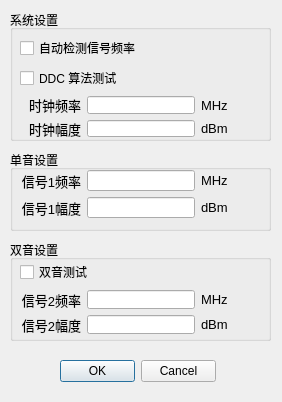
<?xml version="1.0" encoding="UTF-8"?>
<ui version="4.0">
 <class>SignalSettingsDialogClass</class>
 <widget class="QDialog" name="SignalSettingsDialogClass">
  <property name="geometry">
   <rect>
    <x>0</x>
    <y>0</y>
    <width>282</width>
    <height>402</height>
   </rect>
  </property>
  <property name="windowTitle">
   <string>时钟信号设置</string>
  </property>
  <widget class="QDialogButtonBox" name="buttonBox">
   <property name="geometry">
    <rect>
     <x>60</x>
     <y>360</y>
     <width>156</width>
     <height>23</height>
    </rect>
   </property>
   <property name="orientation">
    <enum>Qt::Horizontal</enum>
   </property>
   <property name="standardButtons">
    <set>QDialogButtonBox::Cancel|QDialogButtonBox::Ok</set>
   </property>
  </widget>
  <widget class="QGroupBox" name="groupBox">
   <property name="geometry">
    <rect>
     <x>10</x>
     <y>10</y>
     <width>261</width>
     <height>131</height>
    </rect>
   </property>
   <property name="title">
    <string>系统设置</string>
   </property>
   <widget class="QWidget" name="layoutWidget">
    <property name="geometry">
     <rect>
      <x>10</x>
      <y>26</y>
      <width>241</width>
      <height>101</height>
     </rect>
    </property>
    <layout class="QGridLayout" name="gridLayout_5">
     <item row="2" column="0">
      <layout class="QGridLayout" name="gridLayout_2">
       <item row="1" column="0">
        <widget class="QLabel" name="labl_23">
         <property name="font">
          <font>
           <family>Arial</family>
           <pointsize>10</pointsize>
          </font>
         </property>
         <property name="text">
          <string>时钟幅度</string>
         </property>
         <property name="alignment">
          <set>Qt::AlignRight|Qt::AlignTrailing|Qt::AlignVCenter</set>
         </property>
        </widget>
       </item>
       <item row="1" column="2">
        <widget class="QLabel" name="labl_19">
         <property name="sizePolicy">
          <sizepolicy hsizetype="Minimum" vsizetype="Preferred">
           <horstretch>0</horstretch>
           <verstretch>0</verstretch>
          </sizepolicy>
         </property>
         <property name="font">
          <font>
           <family>Arial</family>
           <pointsize>10</pointsize>
          </font>
         </property>
         <property name="text">
          <string>dBm</string>
         </property>
        </widget>
       </item>
       <item row="1" column="1">
        <widget class="QLineEdit" name="clockPowerLineEdit">
         <property name="sizePolicy">
          <sizepolicy hsizetype="Preferred" vsizetype="Fixed">
           <horstretch>0</horstretch>
           <verstretch>0</verstretch>
          </sizepolicy>
         </property>
        </widget>
       </item>
       <item row="0" column="1">
        <widget class="QLineEdit" name="clockFreqMHzLineEdit">
         <property name="sizePolicy">
          <sizepolicy hsizetype="Preferred" vsizetype="Fixed">
           <horstretch>0</horstretch>
           <verstretch>0</verstretch>
          </sizepolicy>
         </property>
        </widget>
       </item>
       <item row="0" column="0">
        <widget class="QLabel" name="labl_16">
         <property name="font">
          <font>
           <family>Arial</family>
           <pointsize>10</pointsize>
          </font>
         </property>
         <property name="text">
          <string>时钟频率</string>
         </property>
         <property name="alignment">
          <set>Qt::AlignRight|Qt::AlignTrailing|Qt::AlignVCenter</set>
         </property>
        </widget>
       </item>
       <item row="0" column="2">
        <widget class="QLabel" name="labl_25">
         <property name="sizePolicy">
          <sizepolicy hsizetype="Minimum" vsizetype="Preferred">
           <horstretch>0</horstretch>
           <verstretch>0</verstretch>
          </sizepolicy>
         </property>
         <property name="font">
          <font>
           <family>Arial</family>
           <pointsize>10</pointsize>
          </font>
         </property>
         <property name="text">
          <string>MHz</string>
         </property>
        </widget>
       </item>
      </layout>
     </item>
     <item row="0" column="0">
      <widget class="QCheckBox" name="signalDetectCheckBox">
       <property name="text">
        <string>自动检测信号频率</string>
       </property>
      </widget>
     </item>
     <item row="1" column="0">
      <widget class="QCheckBox" name="iqCheckBox">
       <property name="text">
        <string>DDC 算法测试</string>
       </property>
      </widget>
     </item>
    </layout>
   </widget>
  </widget>
  <widget class="QGroupBox" name="groupBox_2">
   <property name="geometry">
    <rect>
     <x>10</x>
     <y>150</y>
     <width>261</width>
     <height>81</height>
    </rect>
   </property>
   <property name="title">
    <string>单音设置</string>
   </property>
   <widget class="QWidget" name="layoutWidget">
    <property name="geometry">
     <rect>
      <x>10</x>
      <y>20</y>
      <width>241</width>
      <height>48</height>
     </rect>
    </property>
    <layout class="QGridLayout" name="gridLayout">
     <item row="0" column="0">
      <widget class="QLabel" name="labl_15">
       <property name="font">
        <font>
         <family>Arial</family>
         <pointsize>10</pointsize>
        </font>
       </property>
       <property name="text">
        <string>信号1频率</string>
       </property>
       <property name="alignment">
        <set>Qt::AlignRight|Qt::AlignTrailing|Qt::AlignVCenter</set>
       </property>
      </widget>
     </item>
     <item row="0" column="1">
      <widget class="QLineEdit" name="signalFreqLineEdit">
       <property name="sizePolicy">
        <sizepolicy hsizetype="Preferred" vsizetype="Fixed">
         <horstretch>0</horstretch>
         <verstretch>0</verstretch>
        </sizepolicy>
       </property>
      </widget>
     </item>
     <item row="0" column="2">
      <widget class="QLabel" name="labl_26">
       <property name="sizePolicy">
        <sizepolicy hsizetype="Minimum" vsizetype="Preferred">
         <horstretch>0</horstretch>
         <verstretch>0</verstretch>
        </sizepolicy>
       </property>
       <property name="font">
        <font>
         <family>Arial</family>
         <pointsize>10</pointsize>
        </font>
       </property>
       <property name="text">
        <string>MHz</string>
       </property>
      </widget>
     </item>
     <item row="1" column="0">
      <widget class="QLabel" name="labl_17">
       <property name="font">
        <font>
         <family>Arial</family>
         <pointsize>10</pointsize>
        </font>
       </property>
       <property name="text">
        <string>信号1幅度</string>
       </property>
       <property name="alignment">
        <set>Qt::AlignRight|Qt::AlignTrailing|Qt::AlignVCenter</set>
       </property>
      </widget>
     </item>
     <item row="1" column="1">
      <widget class="QLineEdit" name="signalPowerLineEdit">
       <property name="sizePolicy">
        <sizepolicy hsizetype="Preferred" vsizetype="Fixed">
         <horstretch>0</horstretch>
         <verstretch>0</verstretch>
        </sizepolicy>
       </property>
      </widget>
     </item>
     <item row="1" column="2">
      <widget class="QLabel" name="labl_18">
       <property name="sizePolicy">
        <sizepolicy hsizetype="Minimum" vsizetype="Preferred">
         <horstretch>0</horstretch>
         <verstretch>0</verstretch>
        </sizepolicy>
       </property>
       <property name="font">
        <font>
         <family>Arial</family>
         <pointsize>10</pointsize>
        </font>
       </property>
       <property name="text">
        <string>dBm</string>
       </property>
      </widget>
     </item>
    </layout>
   </widget>
  </widget>
  <widget class="QGroupBox" name="groupBox_3">
   <property name="geometry">
    <rect>
     <x>10</x>
     <y>240</y>
     <width>261</width>
     <height>101</height>
    </rect>
   </property>
   <property name="title">
    <string>双音设置</string>
   </property>
   <widget class="QWidget" name="layoutWidget">
    <property name="geometry">
     <rect>
      <x>10</x>
      <y>20</y>
      <width>241</width>
      <height>74</height>
     </rect>
    </property>
    <layout class="QGridLayout" name="gridLayout_4">
     <item row="0" column="0">
      <widget class="QCheckBox" name="dualToneTestCheckBox">
       <property name="text">
        <string>双音测试</string>
       </property>
      </widget>
     </item>
     <item row="1" column="0">
      <layout class="QGridLayout" name="gridLayout_3">
       <item row="0" column="0">
        <widget class="QLabel" name="labl_20">
         <property name="font">
          <font>
           <family>Arial</family>
           <pointsize>10</pointsize>
          </font>
         </property>
         <property name="text">
          <string>信号2频率</string>
         </property>
         <property name="alignment">
          <set>Qt::AlignRight|Qt::AlignTrailing|Qt::AlignVCenter</set>
         </property>
        </widget>
       </item>
       <item row="0" column="1">
        <widget class="QLineEdit" name="signalIIFreqLineEdit">
         <property name="sizePolicy">
          <sizepolicy hsizetype="Preferred" vsizetype="Fixed">
           <horstretch>0</horstretch>
           <verstretch>0</verstretch>
          </sizepolicy>
         </property>
        </widget>
       </item>
       <item row="0" column="2">
        <widget class="QLabel" name="labl_27">
         <property name="sizePolicy">
          <sizepolicy hsizetype="Minimum" vsizetype="Preferred">
           <horstretch>0</horstretch>
           <verstretch>0</verstretch>
          </sizepolicy>
         </property>
         <property name="font">
          <font>
           <family>Arial</family>
           <pointsize>10</pointsize>
          </font>
         </property>
         <property name="text">
          <string>MHz</string>
         </property>
        </widget>
       </item>
       <item row="1" column="0">
        <widget class="QLabel" name="labl_21">
         <property name="font">
          <font>
           <family>Arial</family>
           <pointsize>10</pointsize>
          </font>
         </property>
         <property name="text">
          <string>信号2幅度</string>
         </property>
         <property name="alignment">
          <set>Qt::AlignRight|Qt::AlignTrailing|Qt::AlignVCenter</set>
         </property>
        </widget>
       </item>
       <item row="1" column="1">
        <widget class="QLineEdit" name="signalIIPowerLineEdit">
         <property name="sizePolicy">
          <sizepolicy hsizetype="Preferred" vsizetype="Fixed">
           <horstretch>0</horstretch>
           <verstretch>0</verstretch>
          </sizepolicy>
         </property>
        </widget>
       </item>
       <item row="1" column="2">
        <widget class="QLabel" name="labl_22">
         <property name="sizePolicy">
          <sizepolicy hsizetype="Minimum" vsizetype="Preferred">
           <horstretch>0</horstretch>
           <verstretch>0</verstretch>
          </sizepolicy>
         </property>
         <property name="font">
          <font>
           <family>Arial</family>
           <pointsize>10</pointsize>
          </font>
         </property>
         <property name="text">
          <string>dBm</string>
         </property>
        </widget>
       </item>
      </layout>
     </item>
    </layout>
   </widget>
  </widget>
 </widget>
 <resources/>
 <connections>
  <connection>
   <sender>buttonBox</sender>
   <signal>accepted()</signal>
   <receiver>SignalSettingsDialogClass</receiver>
   <slot>accept()</slot>
   <hints>
    <hint type="sourcelabel">
     <x>248</x>
     <y>254</y>
    </hint>
    <hint type="destinationlabel">
     <x>157</x>
     <y>274</y>
    </hint>
   </hints>
  </connection>
  <connection>
   <sender>buttonBox</sender>
   <signal>rejected()</signal>
   <receiver>SignalSettingsDialogClass</receiver>
   <slot>reject()</slot>
   <hints>
    <hint type="sourcelabel">
     <x>316</x>
     <y>260</y>
    </hint>
    <hint type="destinationlabel">
     <x>286</x>
     <y>274</y>
    </hint>
   </hints>
  </connection>
 </connections>
</ui>
